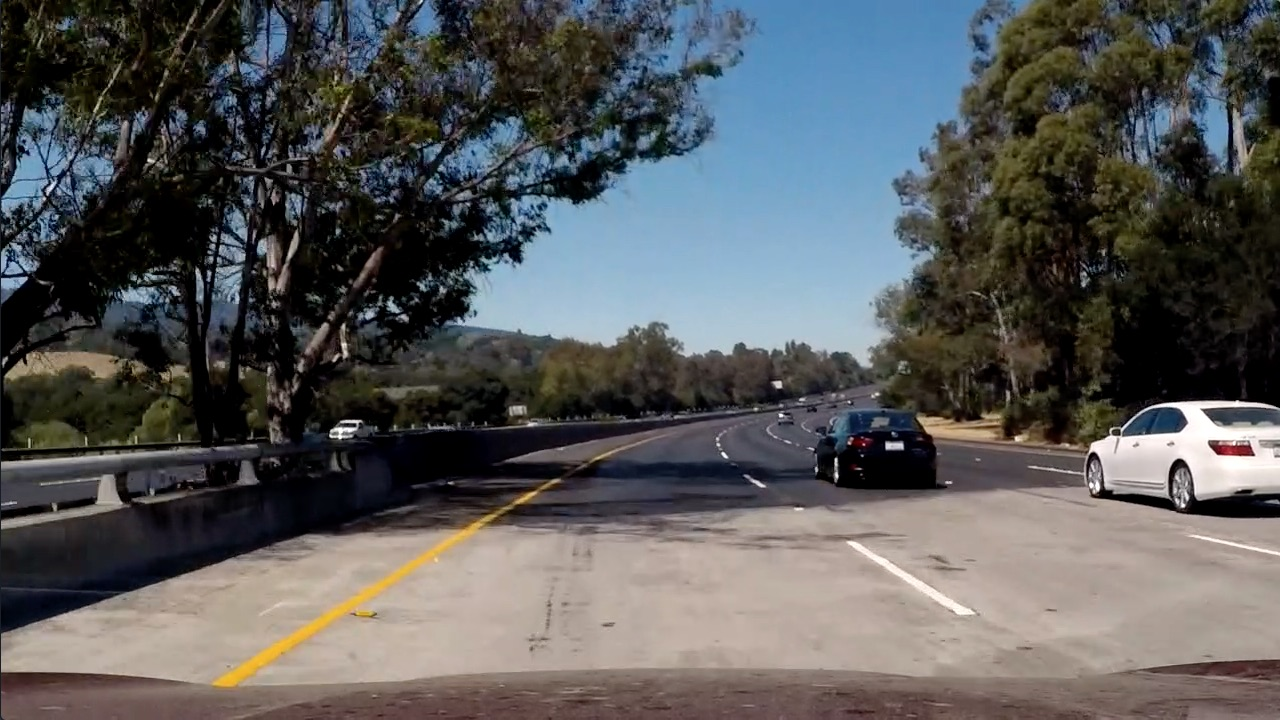
#> input picture test5.jpg, 1280 x 720 px
$ jupyter execute --allow-errors combineThreshold.ipynb   (shell and % lines are left out)   (older library calls are emulated)
#> lines starting #> are read from the running program, lines starting #| are printed output that depends on the picture; after the words box and inside, x2 and y2 are one past the last pixel; in counts of white or black regions, pixels touching at a corner belong together
[cell 1]
import numpy as np
import matplotlib.pyplot as plt
import matplotlib.image as mpimg
import cv2
import pickle

[cell 2]
img = plt.imread('test5.jpg')
#> img is the input picture: shape (720, 1280, 3); mean R, G, B 88.5, 89.3, 89.8
print(img.shape)
#| (720, 1280, 3)

[cell 3]
data = pickle.load( open( "camera_calibration.p", "rb" ) )
#> (reads camera_calibration.p from the repository)
mtx = data['mtx']
dist = data['dist']

[cell 4]
dst = cv2.undistort(img, mtx, dist, None, mtx)
print(dst.shape)
#| (720, 1280, 3)
plt.imshow(dst)

[cell 5]
# Thresholding by sobel
# First Gradient absolute value
# Second Gradient magnitude.
# Third Gradient absolute value

def gradient_abs_value_mask(image, orient='x',sobel_kernel=3, threshold=(0, 255)):
    """
    Masks the image based on gradient absolute value.
    Parameters
    ----------
    image           : Image to mask.
    sobel_kernel    : Kernel of the Sobel gradient operation.
    axis            : Axis of the gradient, 'x' or 'y'.
    threshold       : Value threshold for it to make it to appear in the mask.
    Returns
    -------
    Image mask with 1s in activations and 0 in other pixels.
    """

    gray_img = cv2.cvtColor(image, cv2.COLOR_RGB2GRAY)

    # We will use sobel y

    if orient == 'x':
        abs_sobel = np.absolute(cv2.Sobel(gray_img, cv2.CV_64F, 1, 0))
    elif orient == 'y':
        abs_sobel = np.absolute(cv2.Sobel(gray_img, cv2.CV_64F, 0, 1))

    # Scale to 8-bit (0 - 255) then convert to type = np.uint8
    scaled_sobel = np.uint8(255*abs_sobel/np.max(abs_sobel))

    # Create a copy and apply the threshold
    # Create a mask of 1's where the scaled gradient magnitude is > thresh_min and < thresh_max
    binary_output = np.zeros_like(scaled_sobel)

    # Here I'm using inclusive (>=, <=) thresholds, but exclusive is ok too
    binary_output[(scaled_sobel >= threshold[0]) & (scaled_sobel <= threshold[1])] = 1

    return binary_output

def gradient_magnitude_mask(image, sobel_kernel=3, threshold=(0, 255)):
    """
    Masks the image based on gradient magnitude.
    Parameters
    ----------
    image           : Image to mask.
    sobel_kernel    : Kernel of the Sobel gradient operation.
    threshold       : Magnitude threshold for it to make it to appear in the mask.
    Returns
    -------
    Image mask with 1s in activations and 0 in other pixels.
    """
    gray_img = cv2.cvtColor(image, cv2.COLOR_RGB2GRAY)

    # Take the gradient in x and y separately
    sobel_x = cv2.Sobel(gray_img, cv2.CV_64F, 1, 0, ksize=sobel_kernel)
    sobel_y = cv2.Sobel(gray_img, cv2.CV_64F, 0, 1, ksize=sobel_kernel)
    # Calculate the magnitude
    magnitude = np.sqrt(sobel_x ** 2 + sobel_y ** 2)
    # Scale to 8-bit (0 - 255) and convert to type = np.uint8
    magnitude = (magnitude * 255 / np.max(magnitude)).astype(np.uint8)
    # Create a binary mask where mag thresholds are met
    binary_output = np.zeros_like(magnitude)
    binary_output[(magnitude >= threshold[0]) & (magnitude <= threshold[1])] = 1
    # Return this mask as your binary_output image
    return binary_output

def gradient_direction_mask(image, sobel_kernel=3, threshold=(0, np.pi / 2)):
    """
    Masks the image based on gradient direction.
    Parameters
    ----------
    image           : Image to mask.
    sobel_kernel    : Kernel of the Sobel gradient operation.
    threshold       : Direction threshold for it to make it to appear in the mask.
    Returns
    -------
    Image mask with 1s in activations and 0 in other pixels.
    """
    gray_img = cv2.cvtColor(image, cv2.COLOR_RGB2GRAY)
    # Take the gradient in x and y separately
    sobel_x = cv2.Sobel(gray_img, cv2.CV_64F, 1, 0, ksize=sobel_kernel)
    sobel_y = cv2.Sobel(gray_img, cv2.CV_64F, 0, 1, ksize=sobel_kernel)
    # Take the absolute value of the x and y gradients and calculate the direction of the gradient
    direction = np.arctan2(np.absolute(sobel_y), np.absolute(sobel_x))
    # Create a binary mask where direction thresholds are met
    binary_output = np.zeros_like(direction)
    # Return this mask as your binary_output image
    binary_output[(direction >= threshold[0]) & (direction <= threshold[1])] = 1
    return binary_output

def apply_threshold(image,ksize=3):
    gradx = gradient_abs_value_mask(image, orient='x', sobel_kernel=ksize, threshold=(20, 255))
#     grady = gradient_abs_value_mask(image, orient='y', sobel_kernel=ksize, threshold=(20, 120))
    mag_binary = gradient_magnitude_mask(image, sobel_kernel=ksize, threshold=(50,255))
    dir_binary = gradient_direction_mask(image, sobel_kernel=15, threshold=(0.7, 1.3))

    combined = np.zeros_like(dir_binary)
    combined[((gradx == 1))| ((mag_binary == 1) & (dir_binary == 1))] = 1

    return combined

combined = apply_threshold(dst)
#> in apply_threshold, `gradx = gradient_abs_value_mask(image, orient='x', sobel_kernel=ksize,..`:
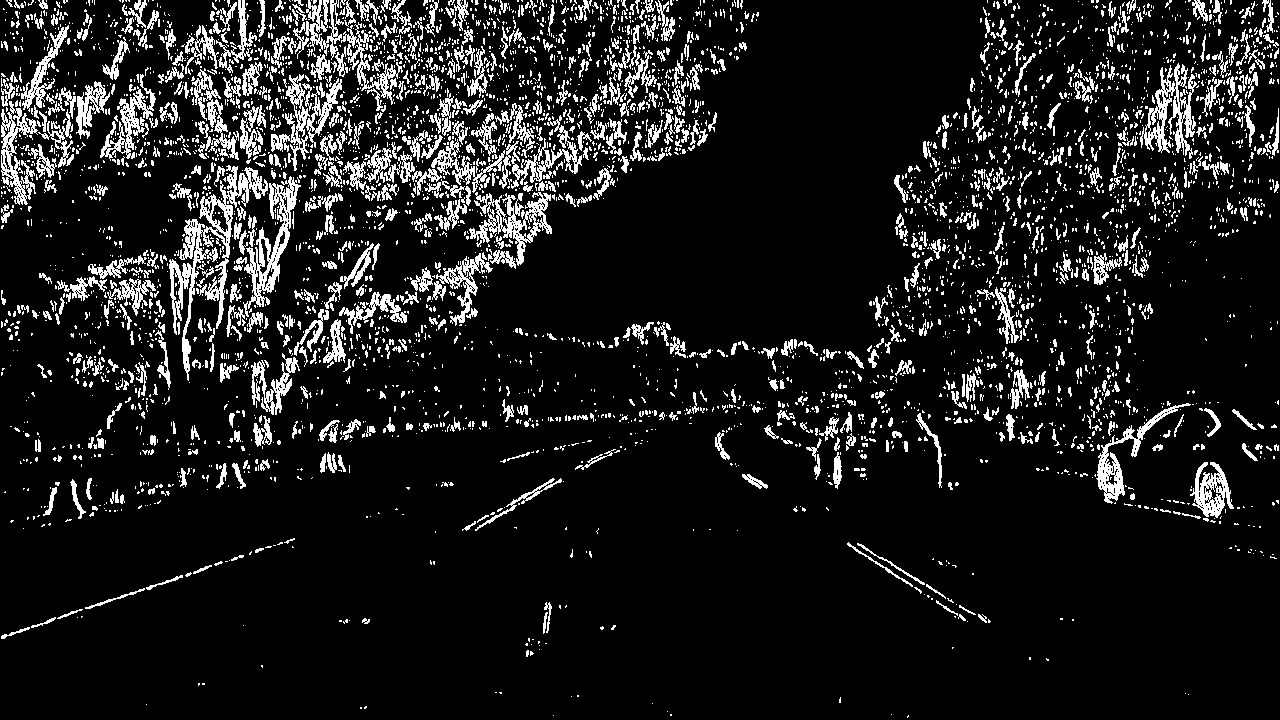
#> gradx: shape (720, 1280); values 0 (black) and 1 (white), 11.1% white in thin lines or dots
#> combined: shape (720, 1280) float64; values 0 (black) and 1 (white), 11.5% white in thin lines or dots
plt.imshow(combined)

[cell 6]
# Color Threshold
def hls_thresh(image, threshold=(170, 255)):
    """
    Convert RGB to HLS and threshold to binary image using S channel
    """
    hls = cv2.cvtColor(image, cv2.COLOR_RGB2HLS)
    s_channel = hls[:,:,2]
    binary_output = np.zeros_like(s_channel)
    binary_output[(s_channel >= threshold[0]) & (s_channel <= threshold[1])] = 1
    return binary_output

s_binary = hls_thresh(dst)
#> s_binary: shape (720, 1280); values 0 (black) and 1 (white), 7.8% white; 2500 white regions (1979 under 20 px), largest, box (x1, y1, x2, y2) and area: (346, 432, 559, 503) 4351, (0, 177, 128, 285) 3780, (185, 532, 470, 706) 2689

[cell 7]
def combine_threshold(s_binary, combined):
    combined_binary = np.zeros_like(combined)
    combined_binary[(s_binary == 1) | (combined == 1)] = 1

    return combined_binary

combined_binary = combine_threshold(s_binary, combined)
#> combined_binary: shape (720, 1280) float64; values 0 (black) and 1 (white), 19% white; 4129 white regions (3388 under 20 px), largest, box (x1, y1, x2, y2) and area: (0, 0, 313, 390) 29265, (384, 88, 611, 269) 12494, (242, 220, 493, 447) 9679

[cell 8]
plt.imshow(combined_binary)

[cell 9]
def warp(img):
    img_size = (img.shape[1], img.shape[0])
    x = img.shape[1]
    y = img.shape[0]

#     src = np.float32(
#         [[704, 453],
#           [1280, 720],
#           [0, 710],
#           [576, 453]])

#     dst = np.float32(
#         [[960, 0],
#           [960, 720],
#           [320, 720],
#           [320, 0]])

    src = np.float32([
    [0.117 * x, y],
    [(0.5 * x) - (x*0.078), (2/3)*y],
    [(0.5 * x) + (x*0.078), (2/3)*y],
    [x - (0.117 * x), y]
    ])
    dst = np.float32([
    [0.25 * x, y],
    [0.25 * x, 0],
    [x - (0.25 * x), 0],
    [x - (0.25 * x), y]
    ])

    M = cv2.getPerspectiveTransform(src, dst)
    Minv = cv2.getPerspectiveTransform(dst, src)

    binary_warped = cv2.warpPerspective(img, M, img_size, flags=cv2.INTER_LINEAR)

    return binary_warped, Minv

def compare_plotted_images(image1, image2, image1_exp="Image 1", image2_exp="Image 2"):
    f, (ax1, ax2) = plt.subplots(1, 2, figsize=(24, 9))
    f.tight_layout()
    ax1.imshow(image1)
    ax1.plot([685, 1090], [450, 710], color='r', linewidth="5")
    ax1.plot([1090, 220], [710, 710], color='r', linewidth="5")
    ax1.plot([220, 595], [710, 450], color='r', linewidth="5")
    ax1.plot([595, 685], [450, 450], color='r', linewidth="5")
    ax1.set_title(image1_exp, fontsize=50)
    ax2.imshow(image2)
    ax2.plot([900, 900], [0, 710], color='r', linewidth="5")
    ax2.plot([900, 250], [710, 710], color='r', linewidth="5")
    ax2.plot([250, 250], [710, 0], color='r', linewidth="5")
    ax2.plot([250, 900], [0, 0], color='r', linewidth="5")
    ax2.set_title(image2_exp, fontsize=50)
    plt.subplots_adjust(left=0., right=1, top=0.9, bottom=0.)


warped, Minv = warp(combined_binary)
#> Minv = [[0.312, -0.708, 440.3], [5.92e-17, -0.463, 480], [0, -0.00111, 1]]
compare_plotted_images(dst, warped, "Original Image", "Warped Image")

[cell 10]
# Histogram
def get_histogram(binary_warped):
    histogram = np.sum(binary_warped[binary_warped.shape[0]//2:,:], axis=0)

    return histogram

binary_warped, Minv = warp(dst)
#> in warp (call 2), `binary_warped = cv2.warpPerspective(img, M, img_size, flags=cv2.INTER_..`:
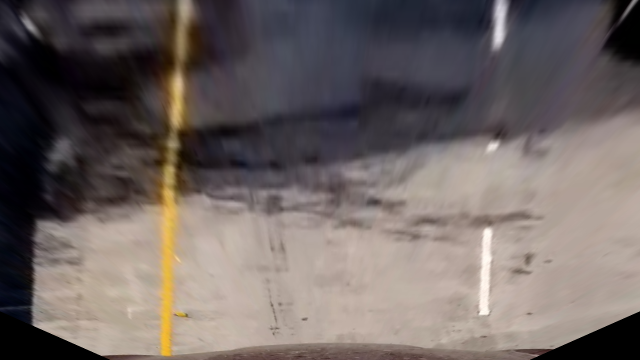
#> binary_warped: shape (720, 1280, 3) (shown at 1/2 size); mean R, G, B 111, 101.5, 99.2
histogram = get_histogram(warped)
#> in get_histogram, `histogram = np.sum(binary_warped[binary_warped.shape[0]//2:,:], axis=0)`: histogram = 1280 values, max 306.1 at index 331, min 0 at index 88, mean 14.11
plt.plot(histogram)
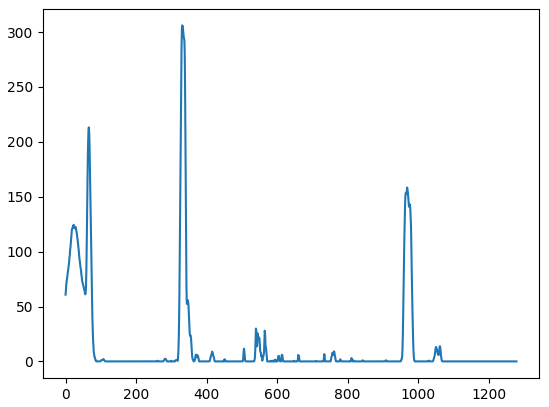
#> figure drawn by matplotlib, 1 panel; curve peaks at x = 331, y = 306.1

[cell 11]
#Sliding Window
def slide_window(binary_warped, histogram):
    out_img = np.dstack((binary_warped, binary_warped, binary_warped))*255
    midpoint = np.int(histogram.shape[0]/2)
    leftx_base = np.argmax(histogram[:midpoint])
    rightx_base = np.argmax(histogram[midpoint:]) + midpoint

    # Choose the number of sliding windows
    nwindows = 9
    # Set height of windows
    window_height = np.int(binary_warped.shape[0]/nwindows)
    # Identify the x and y positions of all nonzero pixels in the image
    nonzero = binary_warped.nonzero()
    nonzeroy = np.array(nonzero[0])
    nonzerox = np.array(nonzero[1])
    # Current positions to be updated for each window
    leftx_current = leftx_base
    rightx_current = rightx_base
    # Set the width of the windows +/- margin
    margin = 100
    # Set minimum number of pixels found to recenter window
    minpix = 50
    # Create empty lists to receive left and right lane pixel indices
    left_lane_inds = []
    right_lane_inds = []

    for window in range(nwindows):
        # Identify window boundaries in x and y (and right and left)
        win_y_low = binary_warped.shape[0] - (window+1)*window_height
        win_y_high = binary_warped.shape[0] - window*window_height
        win_xleft_low = leftx_current - margin
        win_xleft_high = leftx_current + margin
        win_xright_low = rightx_current - margin
        win_xright_high = rightx_current + margin
        # Draw the windows on the visualization image
        cv2.rectangle(out_img,(win_xleft_low,win_y_low),(win_xleft_high,win_y_high),(0,255,0), 2)
        cv2.rectangle(out_img,(win_xright_low,win_y_low),(win_xright_high,win_y_high),(0,255,0), 2)


        # Identify the nonzero pixels in x and y within the window
        good_left_inds = ((nonzeroy >= win_y_low) & (nonzeroy < win_y_high) &
        (nonzerox >= win_xleft_low) &  (nonzerox < win_xleft_high)).nonzero()[0]
        good_right_inds = ((nonzeroy >= win_y_low) & (nonzeroy < win_y_high) &
        (nonzerox >= win_xright_low) &  (nonzerox < win_xright_high)).nonzero()[0]


        # Append these indices to the lists
        left_lane_inds.append(good_left_inds)
        right_lane_inds.append(good_right_inds)


        # If you found > minpix pixels, recenter next window on their mean position
        if len(good_left_inds) > minpix:
            leftx_current = np.int(np.mean(nonzerox[good_left_inds]))
        if len(good_right_inds) > minpix:
            rightx_current = np.int(np.mean(nonzerox[good_right_inds]))

    # Concatenate the arrays of indices
    left_lane_inds = np.concatenate(left_lane_inds)
    right_lane_inds = np.concatenate(right_lane_inds)

    # Extract left and right line pixel positions
    leftx = nonzerox[left_lane_inds]
    lefty = nonzeroy[left_lane_inds]
    rightx = nonzerox[right_lane_inds]
    righty = nonzeroy[right_lane_inds]

    # Fit a second order polynomial to each
    left_fit = np.polyfit(lefty, leftx, 2)
    right_fit = np.polyfit(righty, rightx, 2)

    # Visualization Finding the lines
    # Generate x and y values for plotting
    ploty = np.linspace(0, binary_warped.shape[0]-1, binary_warped.shape[0] )
    left_fitx = left_fit[0]*ploty**2 + left_fit[1]*ploty + left_fit[2]
    right_fitx = right_fit[0]*ploty**2 + right_fit[1]*ploty + right_fit[2]

    # Color in left and right line pixels
    out_img[nonzeroy[left_lane_inds], nonzerox[left_lane_inds]] = [255, 0, 0]
    out_img[nonzeroy[right_lane_inds], nonzerox[right_lane_inds]] = [0, 0, 255]

    # [6 lines of commented-out code are left out]

    return ploty, left_fit, right_fit

[cell 12]
ploty, left_fit, right_fit = slide_window(warped, histogram)
#> in slide_window, `leftx_base = np.argmax(histogram[:midpoint])`: leftx_base = 331
#> in slide_window, `rightx_base = np.argmax(histogram[midpoint:]) + midpoint`: rightx_base = 969
#> in slide_window, `nonzero = binary_warped.nonzero()`: nonzero = 74715 positions, rows 0 to 718, columns 0 to 1279
#> in slide_window, `leftx_current = leftx_base`: leftx_current = 331
#> in slide_window, `rightx_current = rightx_base`: rightx_current = 969
#> the loop in slide_window, `for window in range(nwindows):` made 9 passes
#> (win_xleft_low, win_xleft_high, win_xright_low, win_xright_high, leftx_current, rightx_current) on passes 2, 3, 4, 6, 8, 9: (231, 431, 869, 1069, 336, 971), (236, 436, 871, 1071, 336, 982), (236, 436, 882, 1082, 335, 985), (242, 442, 885, 1085, 349, 1000), (251, 451, 900, 1100, 352, 990), (252, 452, 890, 1090, 369, 999)
#> after the loop in slide_window, `for window in range(nwindows):`: left_lane_inds = 9 items
#> in slide_window, `right_lane_inds = np.concatenate(right_lane_inds)`: right_lane_inds = 11092 values, max 74617 at index 43, min 38 at index 7190, mean 37806.7
#> in slide_window, `rightx = nonzerox[right_lane_inds]`: rightx = 11092 values, max 1070 at index 2637, min 906 at index 5, mean 989.4
#> in slide_window, `righty = nonzeroy[right_lane_inds]`: righty = 11092 values, max 707 at index 42, min 0 at index 7190, mean 294.9
#> in slide_window, `left_fit = np.polyfit(lefty, leftx, 2)`: left_fit = [8.46e-05, -0.111, 370.5]
#> in slide_window, `right_fit = np.polyfit(righty, rightx, 2)`: right_fit = [-0.000107, 0.0238, 997.5]
#> in slide_window, `left_fitx = left_fit[0]*ploty**2 + left_fit[1]*ploty + left_fit[2]`: left_fitx = 720 values, max 370.5 at index 0, min 334.1 at index 655, mean 345.2
#> in slide_window, `right_fitx = right_fit[0]*ploty**2 + right_fit[1]*ploty + right_fit[2]`: right_fitx = 720 values, max 998.9 at index 112, min 959.5 at index 719, mean 987.7
#> in slide_window, `out_img[nonzeroy[left_lane_inds], nonzerox[left_lane_inds]] = [255, 0,..`:
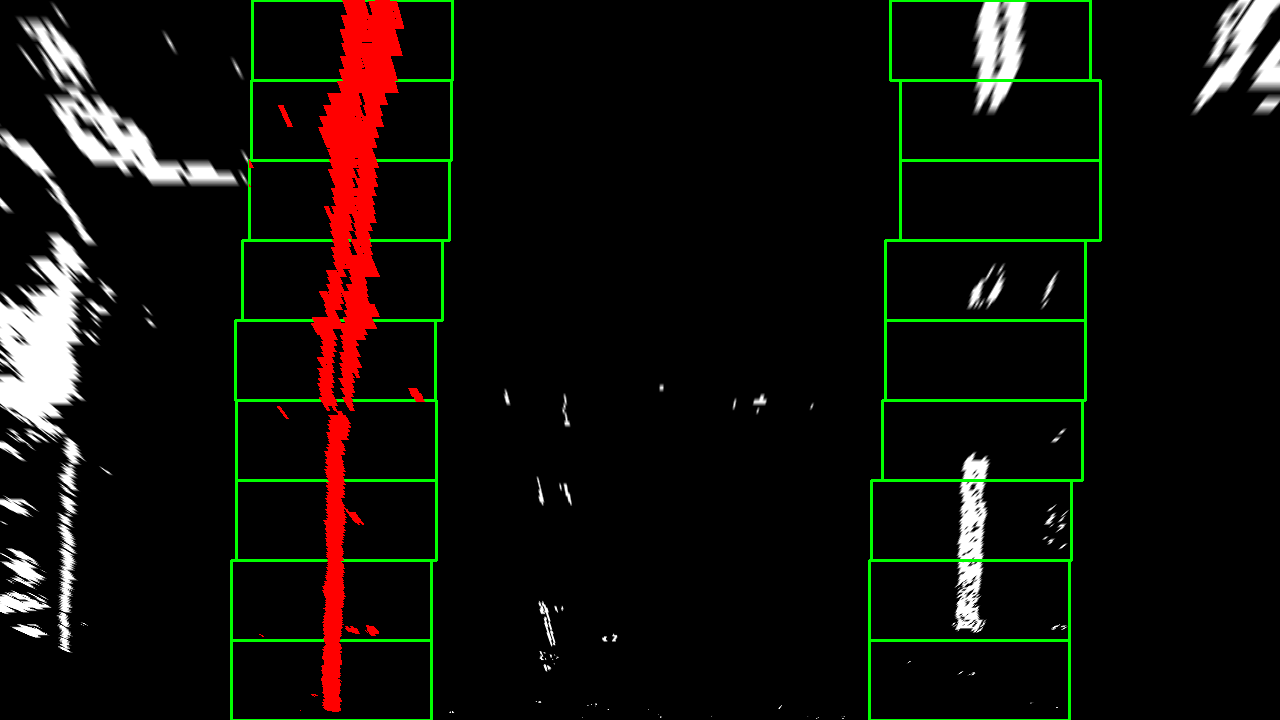
#> out_img: shape (720, 1280, 3) float64; mean of channels 0, 1, 2 16.5, 14.9, 9.8; drawn as R, G, B
#> ploty = 720 values from 0 to 719; left_fit = [8.46e-05, -0.111, 370.5]; right_fit = [-0.000107, 0.0238, 997.5]
#> (the rest of the program and of its run is left out)
